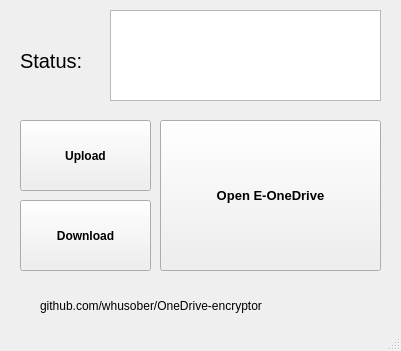
<?xml version="1.0" encoding="UTF-8"?>
<ui version="4.0">
 <class>MainWindow</class>
 <widget class="QMainWindow" name="MainWindow">
  <property name="geometry">
   <rect>
    <x>0</x>
    <y>0</y>
    <width>401</width>
    <height>351</height>
   </rect>
  </property>
  <property name="sizePolicy">
   <sizepolicy hsizetype="Maximum" vsizetype="Preferred">
    <horstretch>0</horstretch>
    <verstretch>0</verstretch>
   </sizepolicy>
  </property>
  <property name="minimumSize">
   <size>
    <width>401</width>
    <height>351</height>
   </size>
  </property>
  <property name="maximumSize">
   <size>
    <width>401</width>
    <height>351</height>
   </size>
  </property>
  <property name="contextMenuPolicy">
   <enum>Qt::NoContextMenu</enum>
  </property>
  <property name="windowTitle">
   <string>OneDrive Encryptor</string>
  </property>
  <widget class="QWidget" name="centralwidget">
   <widget class="QWidget" name="widget_2" native="true">
    <property name="geometry">
     <rect>
      <x>10</x>
      <y>120</y>
      <width>379</width>
      <height>161</height>
     </rect>
    </property>
    <property name="sizePolicy">
     <sizepolicy hsizetype="Preferred" vsizetype="Maximum">
      <horstretch>0</horstretch>
      <verstretch>0</verstretch>
     </sizepolicy>
    </property>
    <widget class="QPushButton" name="pushButton_3">
     <property name="geometry">
      <rect>
       <x>150</x>
       <y>0</y>
       <width>221</width>
       <height>151</height>
      </rect>
     </property>
     <property name="sizePolicy">
      <sizepolicy hsizetype="MinimumExpanding" vsizetype="MinimumExpanding">
       <horstretch>0</horstretch>
       <verstretch>0</verstretch>
      </sizepolicy>
     </property>
     <property name="font">
      <font>
       <family>Microsoft YaHei UI</family>
       <pointsize>10</pointsize>
       <weight>75</weight>
       <bold>true</bold>
      </font>
     </property>
     <property name="text">
      <string>Open E-OneDrive</string>
     </property>
    </widget>
    <widget class="QPushButton" name="pushButton">
     <property name="geometry">
      <rect>
       <x>10</x>
       <y>0</y>
       <width>131</width>
       <height>71</height>
      </rect>
     </property>
     <property name="minimumSize">
      <size>
       <width>92</width>
       <height>28</height>
      </size>
     </property>
     <property name="font">
      <font>
       <family>Microsoft YaHei UI</family>
       <weight>75</weight>
       <italic>false</italic>
       <bold>true</bold>
      </font>
     </property>
     <property name="toolTip">
      <string>Encrypt and upload files from E-OneDrive</string>
     </property>
     <property name="text">
      <string>Upload</string>
     </property>
    </widget>
    <widget class="QPushButton" name="pushButton_2">
     <property name="geometry">
      <rect>
       <x>10</x>
       <y>80</y>
       <width>131</width>
       <height>71</height>
      </rect>
     </property>
     <property name="minimumSize">
      <size>
       <width>92</width>
       <height>28</height>
      </size>
     </property>
     <property name="font">
      <font>
       <family>Microsoft YaHei UI</family>
       <weight>75</weight>
       <italic>false</italic>
       <bold>true</bold>
      </font>
     </property>
     <property name="toolTip">
      <string>Download and decrypt files from OneDrive</string>
     </property>
     <property name="text">
      <string>Download</string>
     </property>
    </widget>
   </widget>
   <widget class="QLabel" name="label">
    <property name="geometry">
     <rect>
      <x>20</x>
      <y>40</y>
      <width>91</width>
      <height>41</height>
     </rect>
    </property>
    <property name="font">
     <font>
      <family>Microsoft YaHei UI</family>
      <pointsize>15</pointsize>
     </font>
    </property>
    <property name="text">
     <string>Status:</string>
    </property>
   </widget>
   <widget class="QTextBrowser" name="textBrowser">
    <property name="geometry">
     <rect>
      <x>110</x>
      <y>10</y>
      <width>271</width>
      <height>91</height>
     </rect>
    </property>
    <property name="font">
     <font>
      <family>Microsoft YaHei UI</family>
      <pointsize>9</pointsize>
     </font>
    </property>
   </widget>
   <widget class="QLabel" name="label_2">
    <property name="geometry">
     <rect>
      <x>40</x>
      <y>290</y>
      <width>321</width>
      <height>31</height>
     </rect>
    </property>
    <property name="font">
     <font>
      <family>Microsoft YaHei UI</family>
     </font>
    </property>
    <property name="text">
     <string>github.com/whusober/OneDrive-encryptor</string>
    </property>
   </widget>
  </widget>
  <widget class="QMenuBar" name="menubar">
   <property name="geometry">
    <rect>
     <x>0</x>
     <y>0</y>
     <width>401</width>
     <height>25</height>
    </rect>
   </property>
  </widget>
  <widget class="QStatusBar" name="statusbar"/>
 </widget>
 <resources/>
 <connections/>
</ui>
